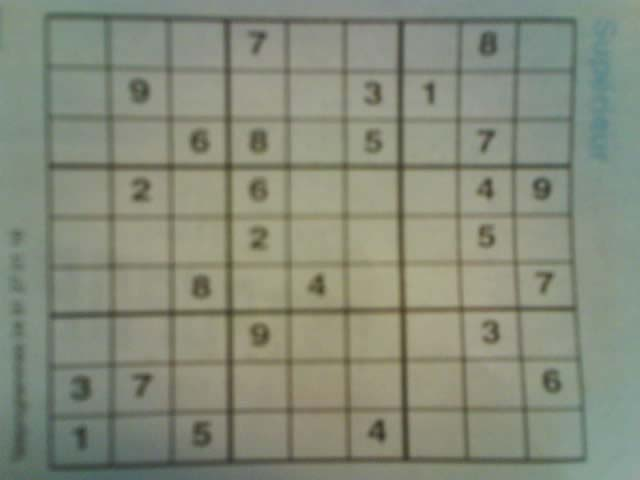
#> input picture server/dataset/image1.jpg, 640 x 480 px
$ python -i utils.py   (imports and definitions only)
#> lines starting #> are read from the running program, lines starting #| are printed output that depends on the picture; after the words box and inside, x2 and y2 are one past the last pixel; in counts of white or black regions, pixels touching at a corner belong together
#> further down, picture is the input picture: shape (480, 640, 3); mean B, G, R 122.1, 138.8, 133.7
from imutils.perspective import four_point_transform
from skimage.segmentation import clear_border
from cv2 import cv2
from imutils import grab_contours
import numpy as np
from typing import Tuple, Optional


def crop_image(image: np.ndarray, debug: bool = False) -> Tuple[np.ndarray, np.ndarray]:
#> called with debug = False
    max_area = image.shape[0] * image.shape[1] / 4
#> max_area = 76800
    if debug:
        print(f'image shape is: {image.shape[:2]}, max area of the image is: {max_area}')
    gray = cv2.cvtColor(image, cv2.COLOR_BGR2GRAY)
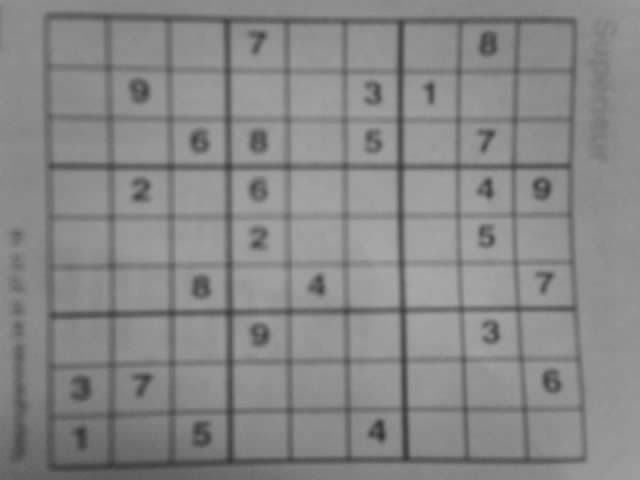
#> gray: shape (480, 640); min 50, max 169, mean 135.4
    thresh = cv2.adaptiveThreshold(gray, 255, cv2.ADAPTIVE_THRESH_GAUSSIAN_C, cv2.THRESH_BINARY_INV, 57, 5)
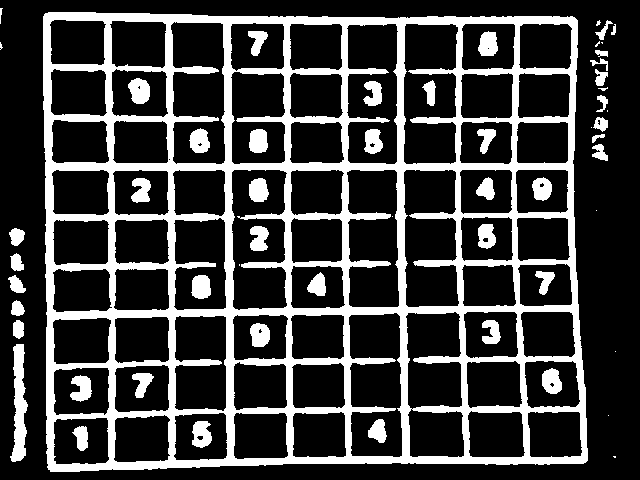
#> thresh: shape (480, 640); 23.9% white; 56 white regions (13 under 20 px)
    cv2.imshow('board_thresh', thresh)
    cv2.waitKey(delay=0)
    contours = cv2.findContours(thresh.copy(), cv2.RETR_EXTERNAL, cv2.CHAIN_APPROX_SIMPLE)
#> contours = 28 contours, 12 with area under 20; largest, box (x1, y1, x2, y2) and area: (43, 12, 588, 472) 239422, (10, 344, 28, 462) 1110, (9, 228, 25, 246) 179, (8, 275, 26, 293) 168, (10, 253, 24, 271) 152
#> (the run stopped early here; a loop or call above may not have finished)

$ run again, on server/dataset/image100.jpg
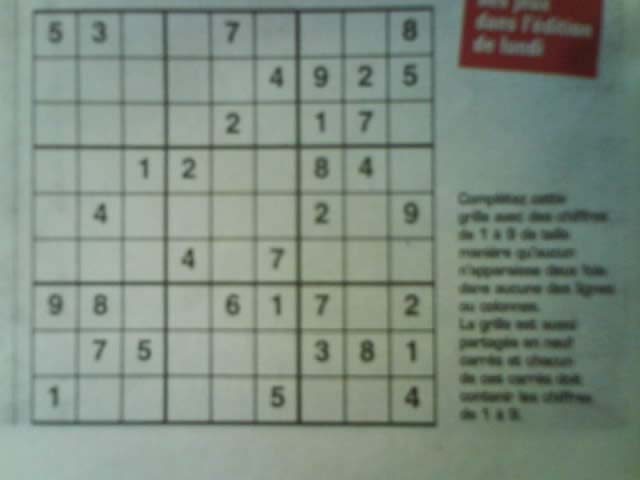
#> input picture server/dataset/image100.jpg, 640 x 480 px
#> picture is the input picture: shape (480, 640, 3); mean B, G, R 128.7, 140, 126.6
#> in crop_image, `gray = cv2.cvtColor(image, cv2.COLOR_BGR2GRAY)`:
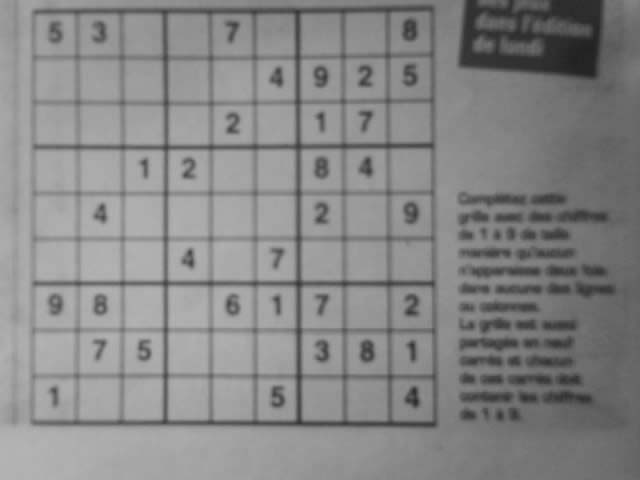
#> gray: shape (480, 640); min 33, max 180, mean 134.7
#> in crop_image, `thresh = cv2.adaptiveThreshold(gray, 255, cv2.ADAPTIVE_THRESH_GAUSSIAN..`:
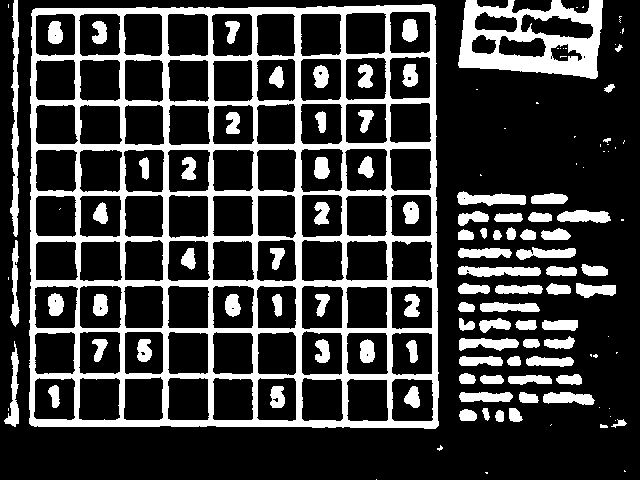
#> thresh: shape (480, 640); 23.8% white; 130 white regions (42 under 20 px)
#> contours = 90 contours, 38 with area under 20; largest, box (x1, y1, x2, y2) and area: (29, 4, 439, 429) 170038, (458, 0, 603, 79) 8874, (10, 0, 19, 237) 973, (458, 266, 541, 277) 600, (457, 191, 526, 206) 589

$ run again, on server/dataset/image1000.jpg
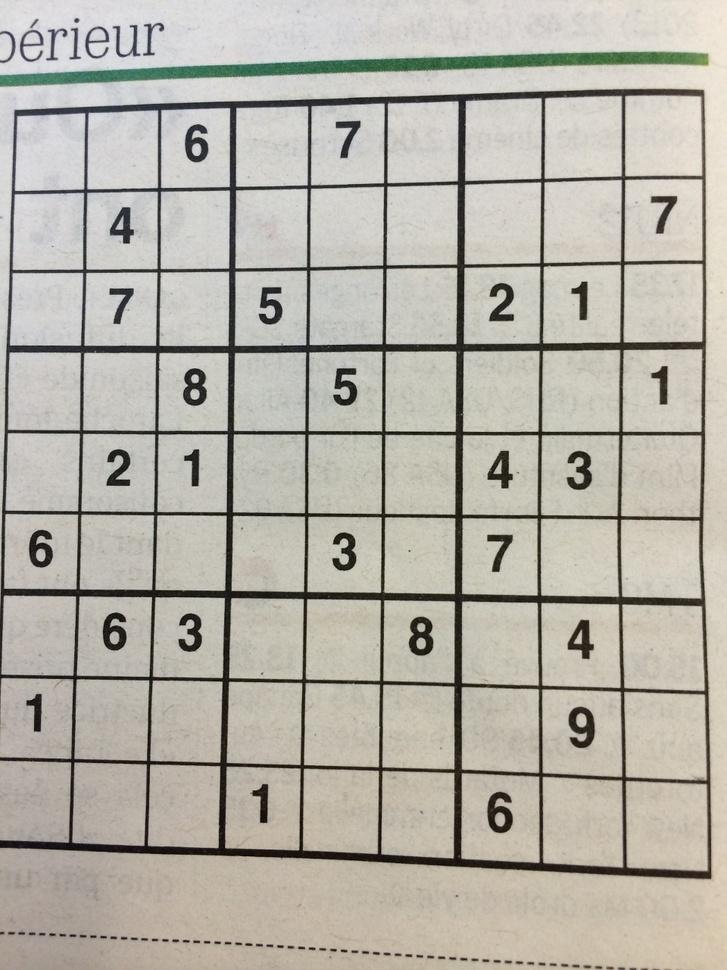
#> input picture server/dataset/image1000.jpg, 727 x 970 px, shrunk from 960 x 1280 before the run
#> picture is the input picture: shape (970, 727, 3); mean B, G, R 168.4, 178.1, 181.8
#> in crop_image, `gray = cv2.cvtColor(image, cv2.COLOR_BGR2GRAY)`:
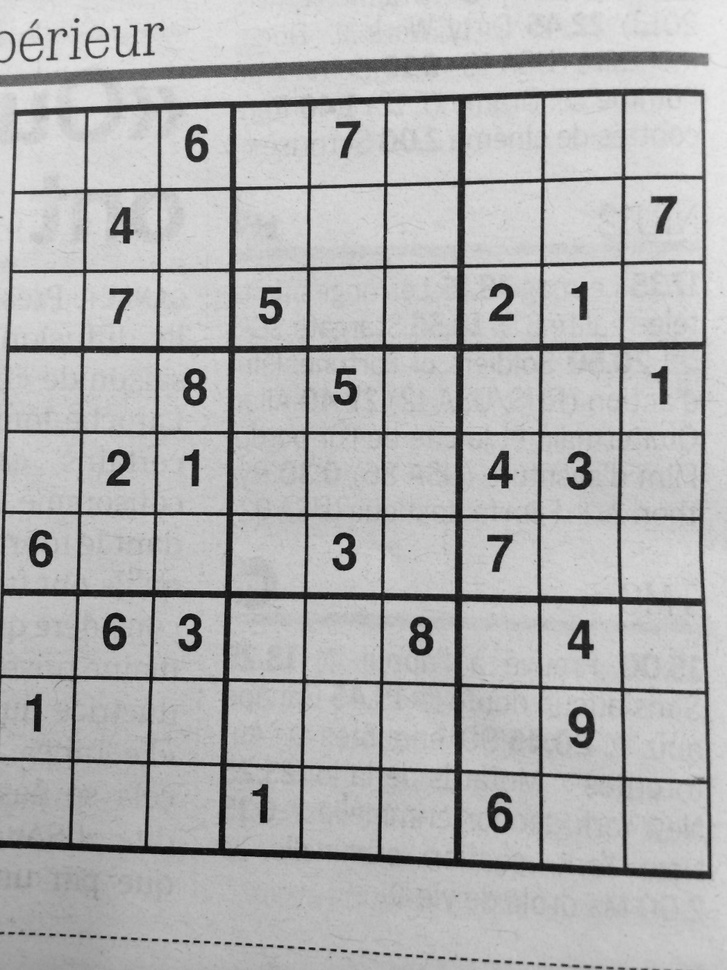
#> gray: shape (970, 727); min 2, max 235, mean 178.1
#> in crop_image, `thresh = cv2.adaptiveThreshold(gray, 255, cv2.ADAPTIVE_THRESH_GAUSSIAN..`:
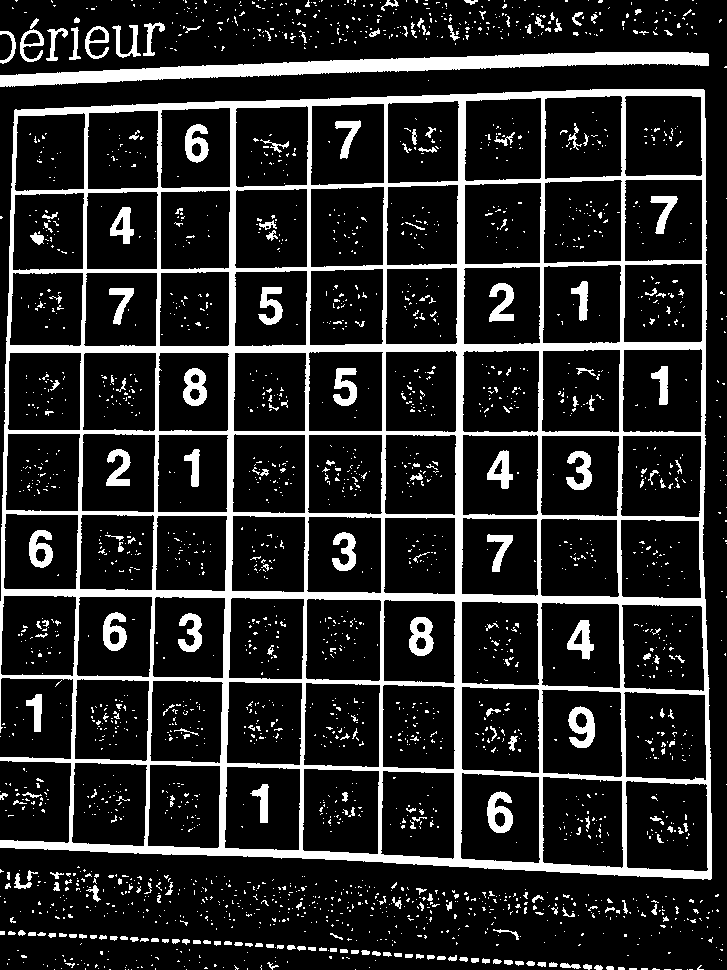
#> thresh: shape (970, 727); 16% white; 2571 white regions (2326 under 20 px)
#> contours = 978 contours, 909 with area under 20; largest, box (x1, y1, x2, y2) and area: (0, 89, 712, 880) 524731, (0, 52, 709, 87) 8111, (85, 26, 109, 59) 388, (20, 29, 44, 62) 382, (26, 694, 42, 732) 282
